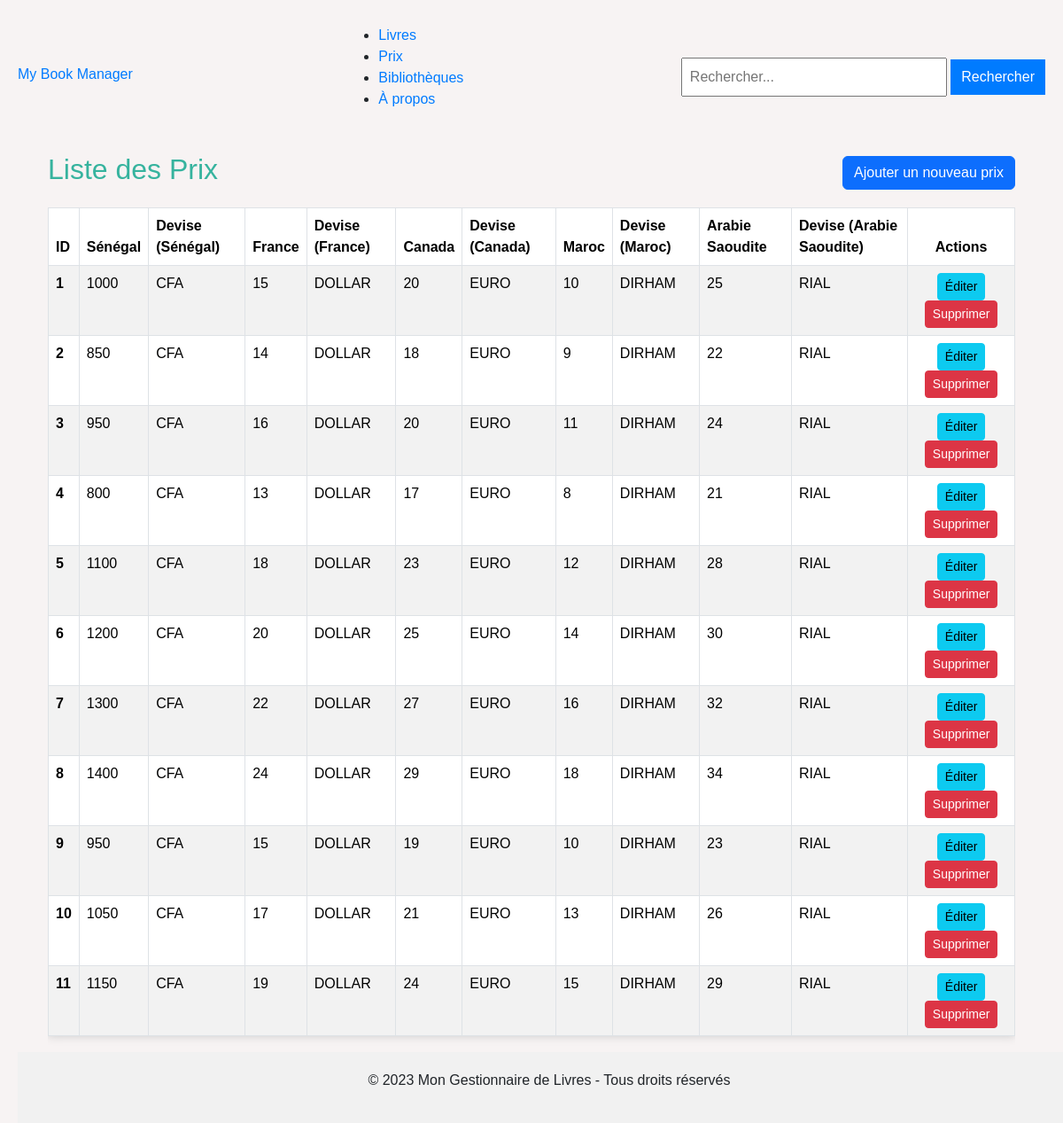
The app's page /pricies, older data.
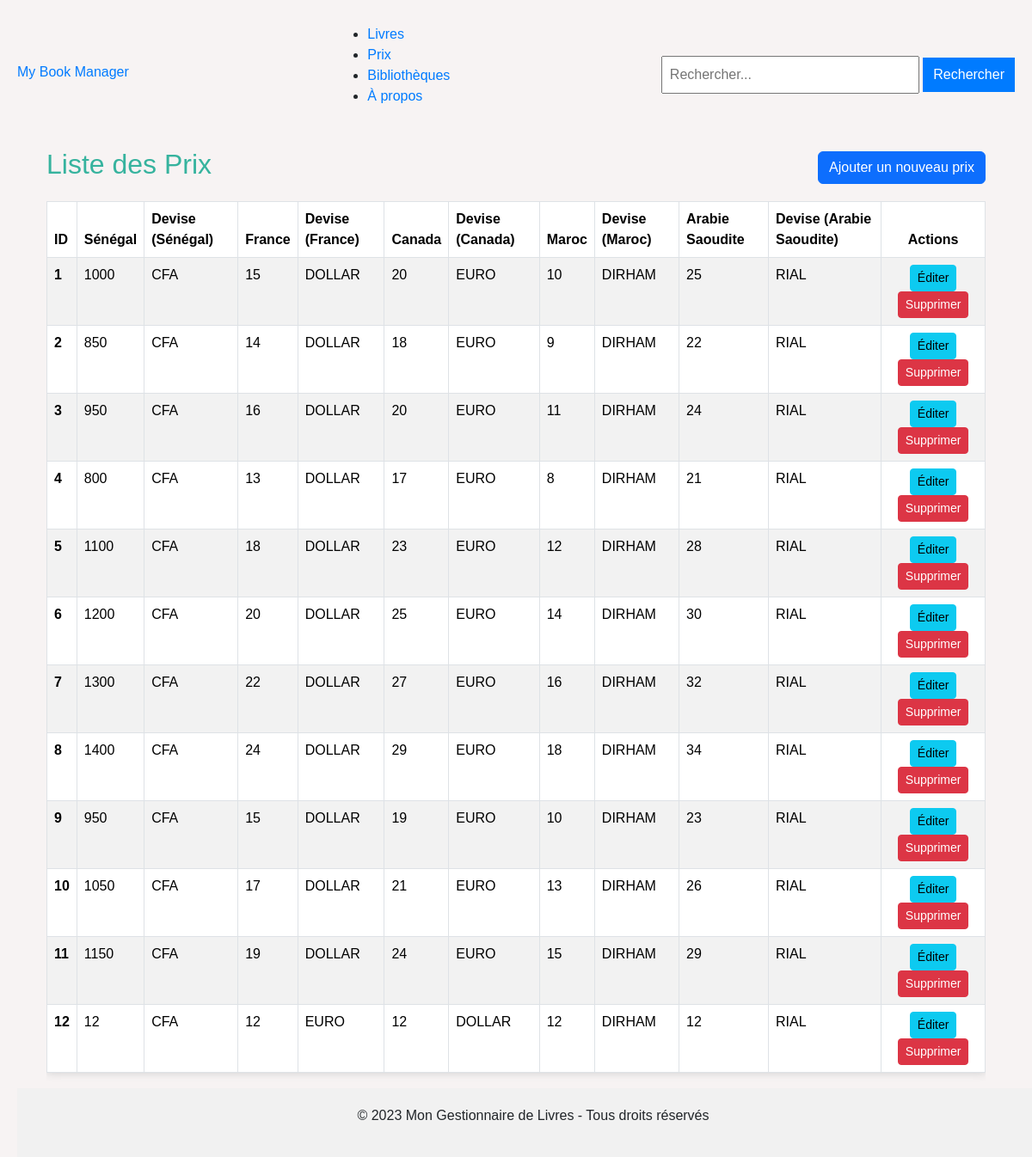
The same page, newer data.
### tables this page shows
CREATE TABLE price(
                   id INTEGER PRIMARY KEY AUTOINCREMENT,
                   senegal INTEGER NOT NULL,
                   senegal_currency TXT NOT NULL,
                   france INTEGER  NOT NULL,
                   france_currency TXT NOT NULL,
                   canada INTEGER  NOT NULL,
                   canada_currency TXT NOT NULL,
                   maroc INTEGER  NOT NULL,
                   maroc_currency TXT NOT NULL,
                   arabi_saoudite INT NOT NULL,
                   arabi_saoudite_currency TXT NOT NULL
                
                   );

### app.py (the view)
@app.route('/pricies')
def list_prices():
    prices = execute_query('SELECT * FROM price', fetch_all=True)
    return render_template('pricies/prices.html', prices=prices)

### app.py (called while the page is built)
def get_db_connection():
    db = getattr(g, '_database', None)
    if db is None:
        db = g._database = sqlite3.connect(DATABASE)
        db.row_factory = sqlite3.Row
    return db

@app.teardown_appcontext
def close_connection(exception):
    db = getattr(g, '_database', None)
    if db is not None:
        db.close()

def execute_query(query, params=None, fetch_all=False):
    conn = get_db_connection()
    cursor = conn.cursor()
    try:
        if params:
            cursor.execute(query, params)
        else:
            cursor.execute(query)
        if fetch_all:
            return cursor.fetchall()
        conn.commit()
        return True
    except sqlite3.Error as e:
        print(f"Erreur lors de l'exécution de la requête : {e}")
        conn.rollback()
        return False

### templates/pricies/prices.html (shortened to what this page needs)
{% extends 'layout.html' %}
{% block content %}
<main class="container mt-4">
    <div class="d-flex justify-content-between align-items-center mb-3">
        <h2>Liste des Prix</h2>
        <a href="{{ url_for('add_price') }}" class="btn btn-primary">
            Ajouter un nouveau prix
        </a>
    </div>
    {% if prices %}
    <div class="table-responsive">
        <table class="table table-striped table-bordered">
            <thead class="thead-dark">
                <tr>
                    <th scope="col">ID</th>
                    <th scope="col">Sénégal</th>
                    <th scope="col">Devise (Sénégal)</th>
                    <th scope="col">France</th>
                    <th scope="col">Devise (France)</th>
                    <th scope="col">Canada</th>
                    <th scope="col">Devise (Canada)</th>
                    <th scope="col">Maroc</th>
                    <th scope="col">Devise (Maroc)</th>
                    <th scope="col">Arabie Saoudite</th>
                    <th scope="col">Devise (Arabie Saoudite)</th>
                    <th scope="col" class="text-center">Actions</th>
                </tr>
            </thead>
            <tbody>
                {% for price in prices %}
                <tr>
                    <th scope="row">{{ price.id }}</th>
                    <td>{{ price.senegal }}</td>
                    <td>{{ price.senegal_currency }}</td>
                    <td>{{ price.france }}</td>
                    <td>{{ price.france_currency }}</td>
                    <td>{{ price.canada }}</td>
                    <td>{{ price.canada_currency }}</td>
                    <td>{{ price.maroc }}</td>
                    <td>{{ price.maroc_currency }}</td>
                    <td>{{ price.arabi_saoudite }}</td>
                    <td>{{ price.arabi_saoudite_currency }}</td>
                    <td class="text-center">
                        <a href="{{ url_for('edit_price', id=price.id) }}" class="btn btn-sm btn-info" aria-label="Éditer le prix avec l'ID {{ price.id }}">
                            Éditer
                        </a>
                        <a href="{{ url_for('delete_price', id=price.id) }}" class="btn btn-sm btn-danger" aria-label="Supprimer le prix avec l'ID {{ price.id }}" onclick="return confirm('Êtes-vous sûr de vouloir supprimer ce prix ?');">
                            Supprimer
                        </a>
                    </td>
                </tr>
                {% endfor %}
            </tbody>
        </table>
    </div>
    {% else %}
    <div class="alert alert-info" role="alert">
        <p>Aucun prix n'a été trouvé.</p>
    </div>
    {% endif %}
    <div class="mt-4">
        <a href="{{ url_for('home') }}" class="btn btn-secondary">Retour à l'accueil</a>
    </div>
</main>
{% endblock %}

### templates/layout.html (shortened to what this page needs)
<!DOCTYPE html>
<html lang="fr">
<head>
    <link href="https://cdn.jsdelivr.net/npm/bootstrap@5.3.3/dist/css/bootstrap.min.css" rel="stylesheet">
    <link rel="stylesheet" href="{{ url_for('static', filename='style.css') }}">
</head>
<body>
    <header>
        <nav class="navbar">
            <div class="logo">
                <a href="{{ url_for('home') }}" aria-label="Accueil">My Book Manager</a>
            </div>
            <ul class="nav-links">
                <li><a href="{{ url_for('list_books') }}" aria-label="Gérer les livres">Livres</a></li>
                <li><a href="{{ url_for('list_prices') }}" aria-label="Gérer les prix">Prix</a></li>
                <li><a href="{{ url_for('list_libraries') }}" aria-label="Gérer les bibliothèques">Bibliothèques</a></li>
                <li><a href="{{ url_for('about') }}" aria-label="À propos de l'application">À propos</a></li>
            </ul>
            <form method="GET" action="{{ url_for('search') }}" class="search-form">
                <input type="text" name="query" placeholder="Rechercher..." class="search-input" aria-label="Champ de recherche">
                <button type="submit" class="search-button">Rechercher</button>
            </form>
        </nav>
    </header>
    <main class="container">
        {% block content %}{% endblock %}
    </main>
    <footer>
        <p>&copy; 2023 Mon Gestionnaire de Livres - Tous droits réservés</p>
    </footer>
</body>
</html>

### static/style.css (style rules this page uses)
body { font-family: Arial, sans-serif; background-color: #f7f3f3; margin: 20px; }
h2 { color: #36b39e; text-align: center; }
table { width: 100%; border-collapse: collapse; background-color: #fff; box-shadow: 0 0 10px #ccc; }
th, td { padding: 10px; text-align: left; border-bottom: 1px solid #dddddd; }
th { background-color: #007BFF; color: white; }
a { color: #007BFF; text-decoration: none; }
button, input, select { font-size: 1em; padding: 8px; margin-top: 5px; }
footer { background-color: #f1f1f1; padding: 20px; text-align: center; position: fixed; bottom: 0; width: 100%; }
form { text-align: center; margin: 20px 0; }
input[type="text"] { width: 300px; padding: 8px; font-size: 16px; }
button { padding: 8px 12px; font-size: 16px; background-color: #007BFF; color: white; border: none; cursor: pointer; }

Row changes from the older to the newer data that the page shows:
added price: id "12", senegal "12", senegal_currency "CFA", france "12", france_currency "EURO", canada "12", canada_currency "DOLLAR", maroc "12", maroc_currency "DIRHAM", arabi_saoudite "12", arabi_saoudite_currency "RIAL"
